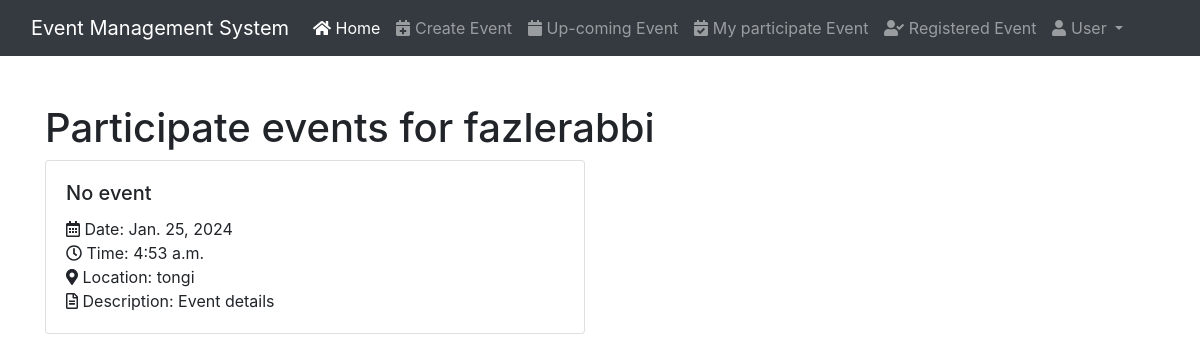
/event/register/participate_events/ (signed in), run on an earlier commit of the app's database.
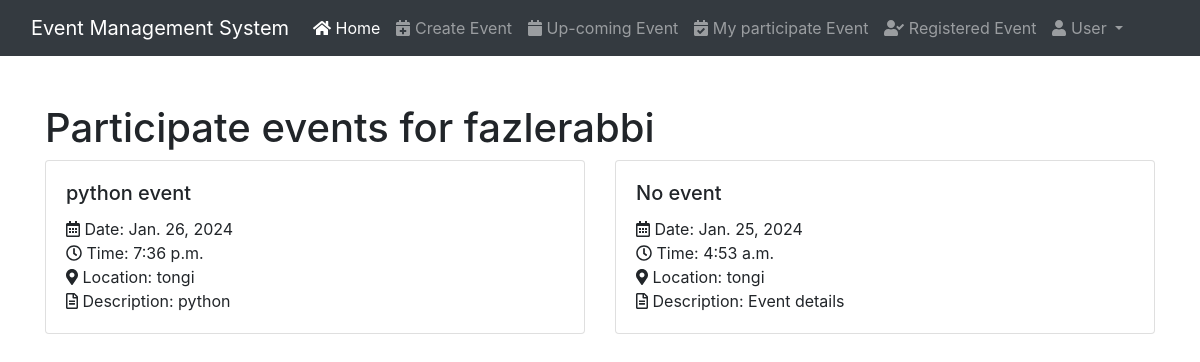
And on a later commit of the database.
### event/models.py (models this page shows, shortened)
class Registration(models.Model):
    user = models.ForeignKey(User, on_delete=models.CASCADE)
    event = models.ForeignKey(Event, on_delete=models.CASCADE)
    registration_time = models.DateTimeField(auto_now_add=True)

class Event(models.Model):
    title = models.CharField(max_length=100)
    description = models.TextField()
    date = models.DateField()
    time = models.TimeField()
    location = models.CharField(max_length=100)
    slots_available = models.IntegerField()

### event/views.py (the view)
# urls.py: path('event/register/participate_events/', views.participate_events, name='participate_events'),
@login_required
def participate_events(request):
    user = request.user
    today = timezone.now().date()
    participate_events = Registration.objects.filter(user=user,event__date__lt=today).select_related('event')
    username = user.get_username()
    context = {
        'username': username,
        'participate_events': participate_events,
    }
    return render(request, 'participate_events.html', context)

### templates/participate_events.html
{% extends 'partials/base.html' %}
{% block content %}
    <div class="container mt-5">
        <h1>Participate events for {{ username }}</h1>
        <div class="row">
            {% for participate in participate_events %}
            <div class="col-md-6">
                <div class="card mb-3">
                    <div class="card-body">
                        <h5 class="card-title">{{ participate.event.title }}</h5>
                        <p class="card-text">
                            <i class="far fa-calendar-alt"></i> Date: {{ participate.event.date }}<br>
                            <i class="far fa-clock"></i> Time: {{ participate.event.time }}<br>
                            <i class="fas fa-map-marker-alt"></i> Location: {{ participate.event.location }}<br>
                            <i class="far fa-file-alt"></i> Description: {{ participate.event.description }}<br>
                        </p>
                    </div>
                </div>
            </div>
            {% empty %}
            <div class="col-md-12">
                <p>No participated events at the moment.</p>
            </div>
            {% endfor %}
        </div>
    </div>
{% endblock content %}

### templates/partials/base.html (shortened to what this page needs)
<!DOCTYPE html>
<html lang="en">
<head>
  <link href="https://stackpath.bootstrapcdn.com/bootstrap/4.5.2/css/bootstrap.min.css" rel="stylesheet">
     <link href="https://cdnjs.cloudflare.com/ajax/libs/font-awesome/5.15.4/css/all.min.css" rel="stylesheet">
</head>
<body>
{% include 'partials/navbar.html' %}
    {% block content %}
    {% endblock %}
</body>
</html>

### templates/partials/navbar.html (shortened to what this page needs)
  <nav class="navbar navbar-expand-lg navbar-dark bg-dark">
    <div class="container-fluid">
      <a class="navbar-brand" href="#">Event Management System</a>
      <div class="collapse navbar-collapse" id="navbarSupportedContent">
        <ul class="navbar-nav me-auto mb-2 mb-lg-0">
          <li class="nav-item">
            <a class="nav-link active" aria-current="page" href="{% url 'home' %}"><i class="fas fa-home"></i> Home</a>
          </li>
          <li class="nav-item">
            <a class="nav-link" href="{% url 'create_event' %}"><i class="fas fa-calendar-plus"></i> Create Event</a>
          </li>
          <li class="nav-item">
            <a class="nav-link" href="{% url 'upcoming_events' %}"><i class="fas fa-calendar"></i> Up-coming Event</a>
          </li>
          <li class="nav-item">
            <a class="nav-link" href="{% url 'participate_events' %}"><i class="fas fa-calendar-check"></i> My participate Event</a>
          </li>
          <li class="nav-item">
            <a class="nav-link" href='{% url 'registered_events' %}'><i class="fas fa-user-check"></i> Registered Event</a>
          </li>
          <li class="nav-item dropdown">
            <a class="nav-link dropdown-toggle" href="#" id="navbarDropdown" role="button" data-bs-toggle="dropdown" aria-expanded="false">
              <i class="fas fa-user"></i> User
            </a>
          </li>
        </ul>
      </div>
    </div>
  </nav>

What changed in the data, as far as the page shows it:
added Registration: event "python event", event "Jan. 26, 2024", event.time "7:36 p.m.", event.location "tongi", event.description "python"
